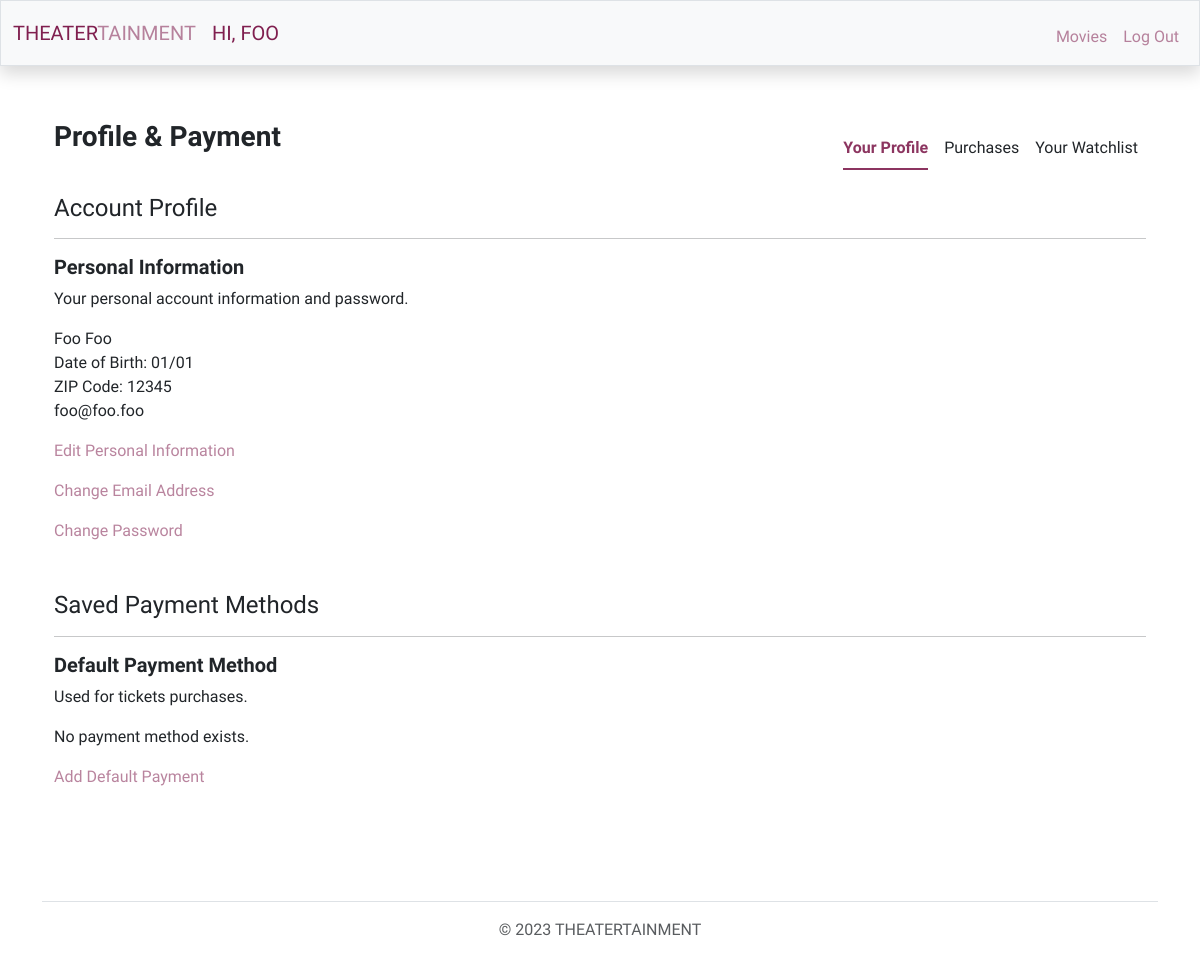
The page /member/profile (signed in) on the database as committed earlier.
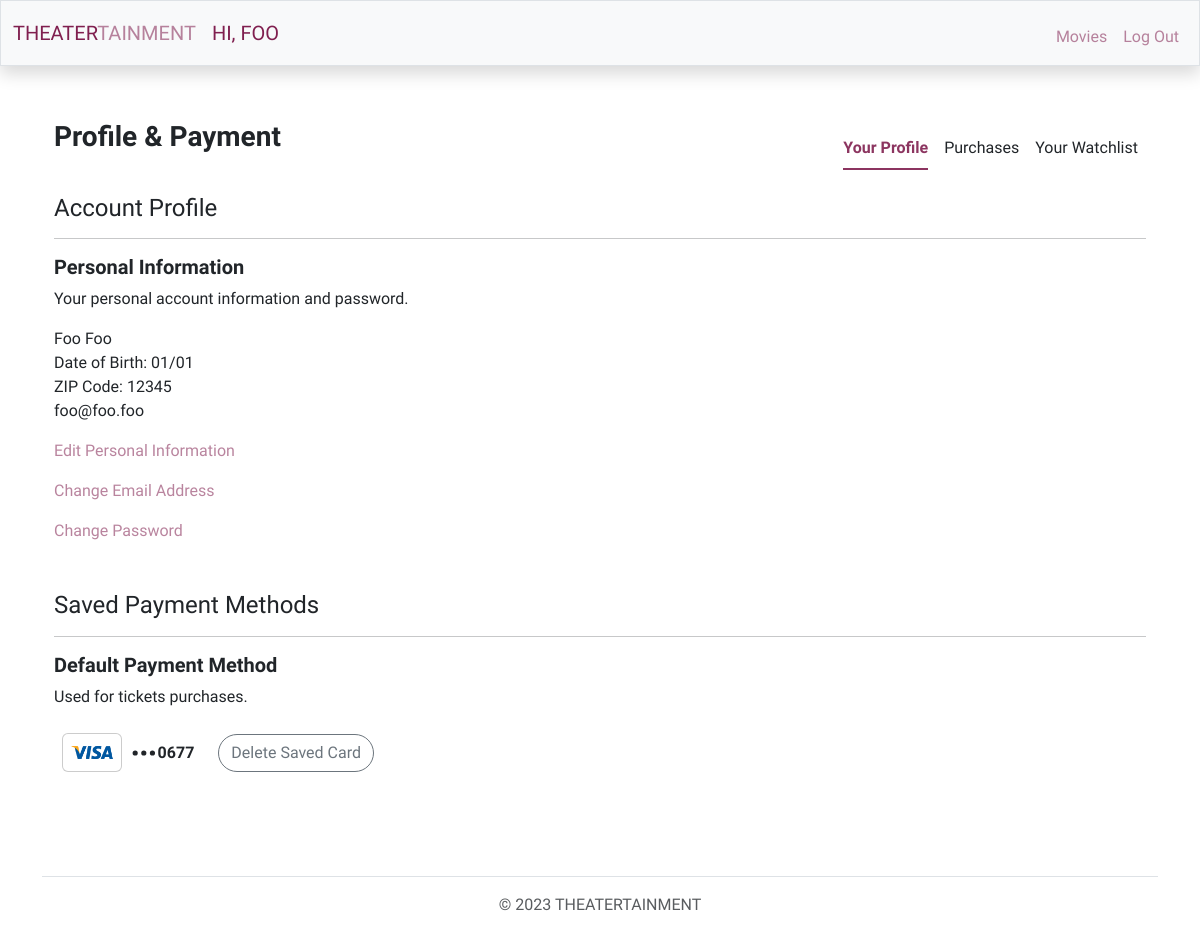
The same page on the database as committed later.
### theatert/models.py (models this page shows, shortened)
class Card(db.Model):
    id = db.Column(db.Integer, primary_key=True)
    member = db.Column(db.Boolean, default=True, nullable=False)
    card_num = db.Column(db.Integer, nullable=False)
    sec_code = db.Column(db.Integer, nullable=False)
    exp_date = db.Column(db.Date, nullable=False)
    card_type = db.Column(db.String(10), nullable=False)
    billing_zip = db.Column(db.Integer, nullable=False)
    cards_id = db.relationship('Cards', backref='card', lazy=True) # Can be a part of many card groups
    purchase_id = db.relationship('Purchase', backref='card', lazy=True) # Can be a part of many card groups

### theatert/users/members/routes.py (the view, shortened to what this page needs)
@members.route('/profile', methods=['GET', 'POST'])
@login_required(role='MEMBER')
def profile():
    info_form = AccountInfoForm()
    email_form = EmailForm()
    password_form = PasswordForm()
    payment_form = DefaultPaymentForm()
    delete_default = DeleteDefaultPayemnt()
    if 'fname' in request.form:
        hidden1, hidden2, hidden3, hidden4, hidden5 = 'hidden', '', 'hidden', 'hidden', 'hidden'
        email_form.email.data = current_user.email
        if info_form.validate_on_submit():
            current_user.fname = info_form.fname.data
            current_user.lname = info_form.lname.data
            current_user.phone = info_form.phone.data
            current_user.zip_code = info_form.zip_code.data
            if info_form.dob.data:
                current_user.dob = datetime.strptime(info_form.dob.data, '%m/%d').date()
            db.session.commit()
            hidden1, hidden2, hidden3, hidden4, hidden5 = '', 'hidden', 'hidden', 'hidden', 'hidden'
            flash('Your information has been updated!', 'success')
            return redirect(url_for('members.profile'))
    else:
        hidden1, hidden2, hidden3, hidden4, hidden5 = '', 'hidden', 'hidden', 'hidden', 'hidden'
        info_form.fname.data = current_user.fname
        info_form.lname.data = current_user.lname
        info_form.dob.data = current_user.dob.strftime('%m/%d')
        info_form.zip_code.data = current_user.zip_code
        info_form.phone.data = current_user.phone
        email_form.email.data = current_user.email
    saved_data = Cards.query.filter_by(member_id=current_user.id, active=True).first()
    if saved_data:
        saved_card = Card.query.filter_by(id=saved_data.card_id).first()
    else:
        saved_card = None
    return render_template('member/profile.html', info_form=info_form, email_form=email_form, \
                           password_form=password_form, payment_form=payment_form, delete_default=delete_default, \
                           hidden1=hidden1, hidden2=hidden2, hidden3=hidden3, hidden4=hidden4, hidden5=hidden5, saved_card=saved_card)

### theatert/users/members/forms.py (shortened to what this page needs)
class AccountInfoForm(FlaskForm):
    fname = StringField('First Name', validators=[DataRequired(), Length(min=2, max=50)])
    lname = StringField('Last Name', validators=[DataRequired(), Length(min=2, max=50)])
    dob = StringField('Date of Birth (MM/DD)', validators=[Length(min=0, max=5)])
    phone = StringField('Phone', validators=[DataRequired(),
                                             Length(min=7, max=15, message='The value for the Phone Number field is invalid.')])
    zip_code = StringField('ZIP Code', validators=[DataRequired(),
                                                    Length(min=5, max=5, message='The value for the Billing Zip Code field is invalid.')])
    submit = SubmitField('Save')

class EmailForm(FlaskForm):
    email = EmailField('Email Address', validators=[DataRequired(), Email()])
    confirm_email = EmailField('Confirm Email Address', validators=[DataRequired(), Email(), EqualTo('email', message='Emails must match.')])
    password = PasswordField('Password', validators=[DataRequired(), Length(min=8)])
    submit = SubmitField('Save')

### theatert/models.py (called while the page is built)
@login_manager.user_loader
def load_user(user_id):
    return User.query.get(int(user_id))

### theatert/templates/member/profile.html (shortened to what this page needs)
{% extends "member/layout.html" %}
{% block main %}
<div class="container">
    <div class="d-flex left-align mb-4 flex-wrap">
        <div class="h3 py-2 flex-grow-1 fw-bold">Profile & Payment</div>
        <div class="pt-4 mx-2 type-selected fw-bold type-item">Your Profile</div>
        <div class="pt-4 mx-2 {{ second }} type-item"><a href="{{ url_for('users.home' )}}">Purchases</a></div>
        <div class="pt-4 mx-2 {{ second }} type-item"><a href="{{ url_for('users.home' )}}">Your Watchlist</a></div>
    </div>
    <div class="left-align mb-5">
        <h4>Account Profile</h4><hr>
        <h5 class="fw-bold">Personal Information</h5>
        <p>Your personal account information and password.</p>
        <div id="account-info" {{ hidden1 }}>
            <p>{{ current_user.fname.capitalize() }} {{ current_user.lname.capitalize() }}<br>
            {% if current_user.dob %}
                Date of Birth: {{ current_user.dob.strftime("%m/%d") }}<br>
            {% endif %}
            ZIP Code: {{ current_user.zip_code }}<br>
            {{ current_user.email }}<br></p>
            <p><a id="info-form-trigger" class="info">Edit Personal Information</a></p>
            <p><a id="email-form-trigger" class="info">Change Email Address</a></p>
            <p><a id="password-form-trigger" class="info">Change Password</a></p>
        </div>
    </div>
    <div class="left-align">
        <h4>Saved Payment Methods</h4><hr>
        <h5 class="fw-bold">Default Payment Method</h5>
        <p>Used for tickets purchases.</p>
        <div id="default-payment">
            {% if not saved_card %}
                <p>No payment method exists.</p>
                <p><a id="payment-form-trigger" class="info">Add Default Payment</a></p>
            {% else %}
            <div class="d-flex align-items-center">
                <div id="cc_holder_2" class="d-flex align-items-center">
                    {% if saved_card.card_type == 'Visa' %}
                    <div class="visa rounded m-2">
                        <img class="img-responsive" src="../../static/images/cc_visa.webp" alt="Visa">
                    </div>
                    {% elif saved_card.card_type == 'Mastercard' %}
                    <div class="mastercard rounded m-2">
                        <img class="img-responsive" src="../../static/images/cc_mastercard.webp" alt="Mastercard">
                    </div>
                    {% elif saved_card.card_type == 'American Express' %}
                    <div class="amex rounded m-2">
                        <img class="img-responsive" src="../../static/images/cc_amex.webp" alt="American Express">
                    </div>
                    {% elif saved_card.card_type == 'Discover' %}
                    <div class="discover rounded m-2">
                        <img class="img-responsive" src="../../static/images/cc_discover.webp" alt="Discover">
                    </div>
                    {% endif %}
                    <svg xmlns="http://www.w3.org/2000/svg" width="30" height="30" fill="currentColor" class="bi bi-three-dots" viewBox="0 0 16 16">
                        <path d="M3 9.5a1.5 1.5 0 1 1 0-3 1.5 1.5 0 0 1 0 3m5 0a1.5 1.5 0 1 1 0-3 1.5 1.5 0 0 1 0 3m5 0a1.5 1.5 0 1 1 0-3 1.5 1.5 0 0 1 0 3"/>
                    </svg>
                    <span class="fw-bold">
                        {{ (saved_card.card_num | string)[-4:]  }}
                    </span>
                    <form action="" method="post">
                        <div class="ms-2">
                            {{ delete_default.submit(class="btn btn-outline-secondary btn-rounded ms-3") }}
                        </div>
                    </form>
                </div>
            </div>
            {% endif %}
        </div>
    </div>
</div>
{% endblock %}

Rows that differ between the two databases and show on the page:
added Card: card_num "0677"
Other text that changed with them:
form field submit: (not shown) → "Delete Saved Card"
text no longer shown: "No payment method exists. Add Default Payment"
